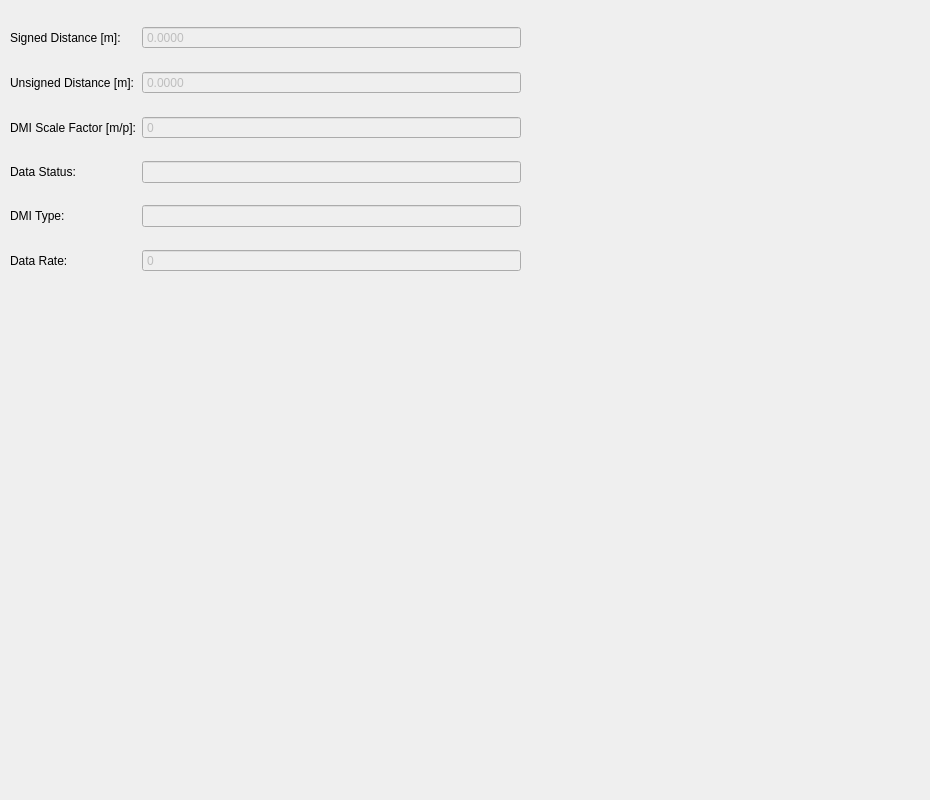
<?xml version="1.0" encoding="UTF-8"?>
<ui version="4.0">
 <class>DMIDataTab</class>
 <widget class="QWidget" name="DMIDataTab">
  <property name="geometry">
   <rect>
    <x>0</x>
    <y>0</y>
    <width>930</width>
    <height>800</height>
   </rect>
  </property>
  <property name="windowTitle">
   <string>Form</string>
  </property>
  <widget class="QWidget" name="gridLayoutWidget_2">
   <property name="geometry">
    <rect>
     <x>10</x>
     <y>10</y>
     <width>511</width>
     <height>281</height>
    </rect>
   </property>
   <layout class="QGridLayout" name="dmiLayout">
    <item row="12" column="0">
     <widget class="QLabel" name="unsignedLabel">
      <property name="text">
       <string>Unsigned Distance [m]:</string>
      </property>
     </widget>
    </item>
    <item row="16" column="0">
     <widget class="QLabel" name="scaleLabel">
      <property name="text">
       <string>DMI Scale Factor [m/p]:</string>
      </property>
     </widget>
    </item>
    <item row="4" column="0">
     <widget class="QLabel" name="signedLabel">
      <property name="text">
       <string>Signed Distance [m]:</string>
      </property>
     </widget>
    </item>
    <item row="12" column="1">
     <widget class="QDoubleSpinBox" name="unsignedSpinBox">
      <property name="enabled">
       <bool>false</bool>
      </property>
      <property name="readOnly">
       <bool>true</bool>
      </property>
      <property name="buttonSymbols">
       <enum>QAbstractSpinBox::NoButtons</enum>
      </property>
      <property name="decimals">
       <number>4</number>
      </property>
      <property name="minimum">
       <double>-1000000.000000000000000</double>
      </property>
      <property name="maximum">
       <double>1000000.000000000000000</double>
      </property>
     </widget>
    </item>
    <item row="4" column="1">
     <widget class="QDoubleSpinBox" name="signedSpinBox">
      <property name="enabled">
       <bool>false</bool>
      </property>
      <property name="readOnly">
       <bool>true</bool>
      </property>
      <property name="buttonSymbols">
       <enum>QAbstractSpinBox::NoButtons</enum>
      </property>
      <property name="decimals">
       <number>4</number>
      </property>
      <property name="minimum">
       <double>-1000000.000000000000000</double>
      </property>
      <property name="maximum">
       <double>1000000.000000000000000</double>
      </property>
     </widget>
    </item>
    <item row="16" column="1">
     <widget class="QSpinBox" name="scaleSpinBox">
      <property name="enabled">
       <bool>false</bool>
      </property>
      <property name="readOnly">
       <bool>true</bool>
      </property>
      <property name="buttonSymbols">
       <enum>QAbstractSpinBox::NoButtons</enum>
      </property>
      <property name="minimum">
       <number>-100000</number>
      </property>
      <property name="maximum">
       <number>1000000</number>
      </property>
     </widget>
    </item>
    <item row="21" column="0">
     <widget class="QLabel" name="statusLabel">
      <property name="text">
       <string>Data Status:</string>
      </property>
     </widget>
    </item>
    <item row="24" column="0">
     <widget class="QLabel" name="typeLabel">
      <property name="text">
       <string>DMI Type:</string>
      </property>
     </widget>
    </item>
    <item row="25" column="0">
     <widget class="QLabel" name="rateLabel">
      <property name="text">
       <string>Data Rate:</string>
      </property>
     </widget>
    </item>
    <item row="25" column="1">
     <widget class="QSpinBox" name="rateSpinBox">
      <property name="enabled">
       <bool>false</bool>
      </property>
      <property name="readOnly">
       <bool>true</bool>
      </property>
      <property name="buttonSymbols">
       <enum>QAbstractSpinBox::NoButtons</enum>
      </property>
      <property name="maximum">
       <number>1000000</number>
      </property>
     </widget>
    </item>
    <item row="21" column="1">
     <widget class="QLineEdit" name="statusText">
      <property name="enabled">
       <bool>false</bool>
      </property>
      <property name="readOnly">
       <bool>true</bool>
      </property>
     </widget>
    </item>
    <item row="24" column="1">
     <widget class="QLineEdit" name="typeText">
      <property name="enabled">
       <bool>false</bool>
      </property>
      <property name="readOnly">
       <bool>true</bool>
      </property>
     </widget>
    </item>
   </layout>
  </widget>
 </widget>
 <resources/>
 <connections/>
</ui>
